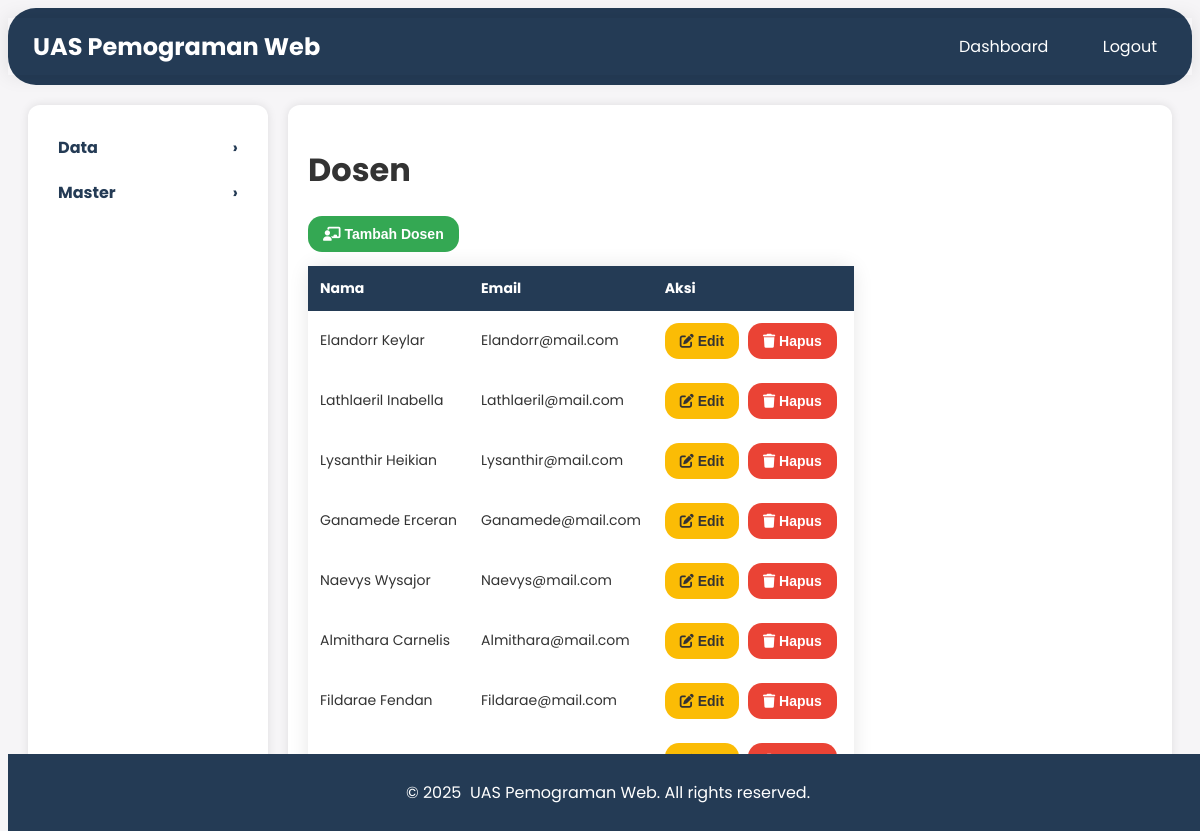
/view/teachers.php (signed in), run on the app's committed database.
### tables this page shows
CREATE TABLE `teachers` (
  `id` int NOT NULL,
  `name` varchar(100) NOT NULL,
  `email` varchar(100) NOT NULL
);

### view/teachers.php (the view, shortened to what this page needs)
<?php
include '../lib/config.php';
$stmt = $pdo->prepare("SELECT * FROM teachers");
$stmt->execute();
$teachers = $stmt->fetchAll();
?>
<!DOCTYPE html>
<html lang="en">
<head>
    <link rel="stylesheet" href="../public/stylesheets/styles.css">
    <link rel="stylesheet" href="https://site-assets.fontawesome.com/releases/v6.5.1/css/all.css">
</head>
<body>
    <header>
        <nav class="navbar">
            <div class="navbar-brand"><i class="fa-duotone fa-solid fa-spider-web"></i> UAS Pemograman Web</div>
            <ul class="navbar-menu">
                <li><a href="dashboard.php"><i class="fa-solid fa-grid-horizontal"></i> Dashboard</a></li>
                <li><a href="../function/logout.php"><i class="fa-duotone fa-solid fa-arrow-up-left-from-circle"></i> Logout</a></li>
            </ul>
        </nav>
    </header>
    <div class="container">
        <aside class="sidebar">
            <ul>
                <li>
                    <a href="#" class="dropdown-toggle">Data</a>
                </li>
                <li>
                    <a href="#" class="dropdown-toggle">Master</a>
                </li>
            </ul>
        </aside>
        <main class="content">
            <h1>Dosen</h1>
            <button id="addTeacherBtn" class="btn"><i class="fa-duotone fa-solid fa-chalkboard-user"></i> Tambah Dosen</button>
            <table>
                <thead>
                    <tr>
                        <th>Nama</th>
                        <th>Email</th>
                        <th>Aksi</th>
                    </tr>
                </thead>
                <tbody>
                    <?php foreach ($teachers as $teacher): ?>
                        <tr>
                            <td><?php echo htmlspecialchars($teacher['name']); ?></td>
                            <td><?php echo htmlspecialchars($teacher['email']); ?></td>
                            <td>
                                <button class="btn editBtn" data-id="<?php echo $teacher['id']; ?>"><i class="fa-duotone fa-solid fa-pen-to-square"></i> Edit</button>
                                <button class="btn deleteBtn" data-id="<?php echo $teacher['id']; ?>"><i class="fa-duotone fa-solid fa-trash"></i> Hapus</button>
                            </td>
                        </tr>
                    <?php endforeach; ?>
                </tbody>
            </table>
        </main>
    </div>
    <footer>
        <p>&copy; 2025 <i class="fa-duotone fa-solid fa-spider-web"></i> UAS Pemograman Web. All rights reserved.</p>
    </footer>
</body>
</html>

### public/stylesheets/styles.css (style rules this page uses)
:root { --linear-grad: linear-gradient(to right, #141E30, #243B55); --grad-clr1: #141E30; --grad-clr2: #243B55; }
body { font-family: 'Poppins', sans-serif; background-color: #f6f5f7; color: #333; }
header { background-color: #243B55; color: #fff; padding: 10px 0; border-radius: 28px; }
.navbar { display: flex; justify-content: space-between; align-items: center; padding: 0 20px; position: sticky; box-shadow: 0 0 20px rgba(0, 0, 0, 0.1); top: 0; z-index: 1; }
.navbar-menu { list-style: none; display: flex; gap: 20px; transition: background-color 0.3s ease; }
.container { display: flex; margin: 20px; border-radius: 12px; width: auto !important; }
.sidebar { width: 200px; background-color: #fff; padding: 20px; box-shadow: 0 0 10px rgba(0, 0, 0, 0.1); border-radius: 12px; }
.sidebar ul { list-style: none; padding: 0; margin: 0; overflow-y: auto; overflow-x: hidden; transition: background-color 0.3s ease; }
.content { flex: 1; padding: 20px; background-color: #fff; margin-left: 20px; box-shadow: 0 0 10px rgba(0, 0, 0, 0.1); border-radius: 12px; }
footer { background-color: #243B55; color: #fff; text-align: center; padding: 10px 0; position: fixed; width: 100%; bottom: 0; }
table { width: auto !important; border-collapse: collapse; margin-top: 20px; border-radius: 12px; box-shadow: 0 0 20px rgba(0, 0, 0, 0.1); transition: background-color 0.3s ease; border-radius: 12px; }
table, th, td { text-align: left; font-size: 14px; transition: background-color 0.3s ease; }
th, td { padding: 12px; text-align: left; }
th { background-color: #243B55; color: #fff; }
.btn { background-color: #243B55; color: #fff; border: transparent; }

### data on the page
teachers: name "Elandorr Keylar", email "Elandorr@mail.com"
teachers: name "Lathlaeril Inabella", email "Lathlaeril@mail.com"
teachers: name "Lysanthir Heikian", email "Lysanthir@mail.com"
teachers: name "Ganamede Erceran", email "Ganamede@mail.com"
teachers: name "Naevys Wysajor", email "Naevys@mail.com"
teachers: name "Almithara Carnelis", email "Almithara@mail.com"
teachers: name "Fildarae Fendan", email "Fildarae@mail.com"
